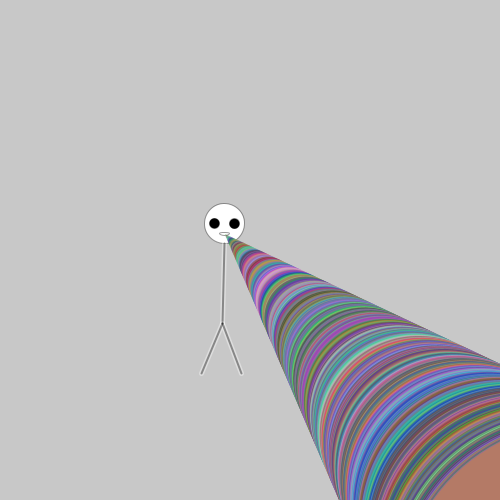
Frame 1 (no input)
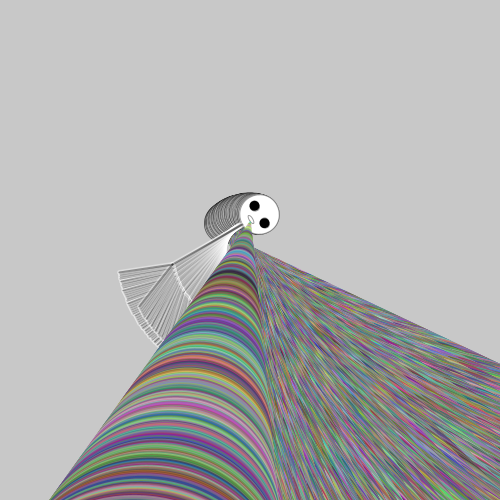
Frame 60 (the mouse pressed at the canvas centre just before this capture)
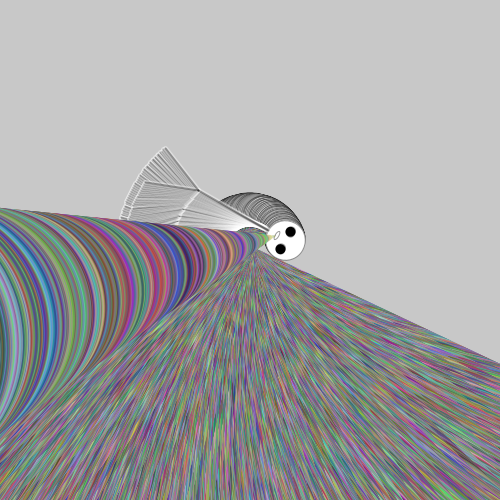
Frame 120 (the mouse held since frame 60 and released just before this capture)

The Processing sketch that drew these frames (run headless with seeded random() and noise(); from frame 60 on, the mouse is pressed at the canvas centre):

// Processing sketch: processing_105440
// ── processing_105440.pde

/***************************************
Project Insanity!
chris-henrick
DT/bootcamp/coneyisland/code/homework/8-05-13
***************************************/

int headX;
int headY;
int bodyx;
int bodyy;

float r;

void setup() {
  size(500, 500);
  background(200);
  headX = width/2;
  headY = height/2;
  bodyx = -26;
  bodyy = -26;
}

void draw() {
  r += 1;
  headRotate(r);
    
  for (float i = 0; i <366; i += 1) {
  projectInsanity(bodyx +i, bodyy + 10 + i, i);
  }
}

void headRotate(float x) {
  
  //rotate everything! but first offset rotation.
  translate(headX, headY);
  rotate(radians(x));
  
  // draw the head, eyes, mouth
  strokeWeight(1);
  stroke(0, 100);
  fill(255);
  ellipse(bodyx, bodyy, 40, 40);
  fill(0);
  ellipse(bodyx - 10, bodyy, 10, 10);
  ellipse(bodyx + 10, bodyy, 10, 10);
  fill(255);
  ellipse(bodyx, bodyy + 10, 10, 3);
  
  // body and legs white outlines
  strokeWeight(5);
  stroke(255, 100);
  line(bodyx, bodyy + 20, bodyx, bodyy +100);
  line(bodyx, bodyy + 100, bodyx -20, bodyy + 150);
  line(bodyx, bodyy + 100, bodyx + 20, bodyy + 150);
  
  // body and legs black lines
  strokeWeight(2);
  stroke(0, 100);
  line(bodyx, bodyy + 20, bodyx, bodyy +100);
  line(bodyx, bodyy + 100, bodyx -20, bodyy + 150);
  line(bodyx, bodyy + 100, bodyx + 20, bodyy + 150);
    
  rotate(0);
}

void projectInsanity(float xPos, float yPos, float size) {
  
  // make some random colors!
  int r = int(random(255));
  int g = int(random(255));
  int b = int(random(255));
  
  // make the projection of insanity!
  fill(r, g, b, 100);
  noStroke();
  ellipse(xPos, yPos, size, size);
}
